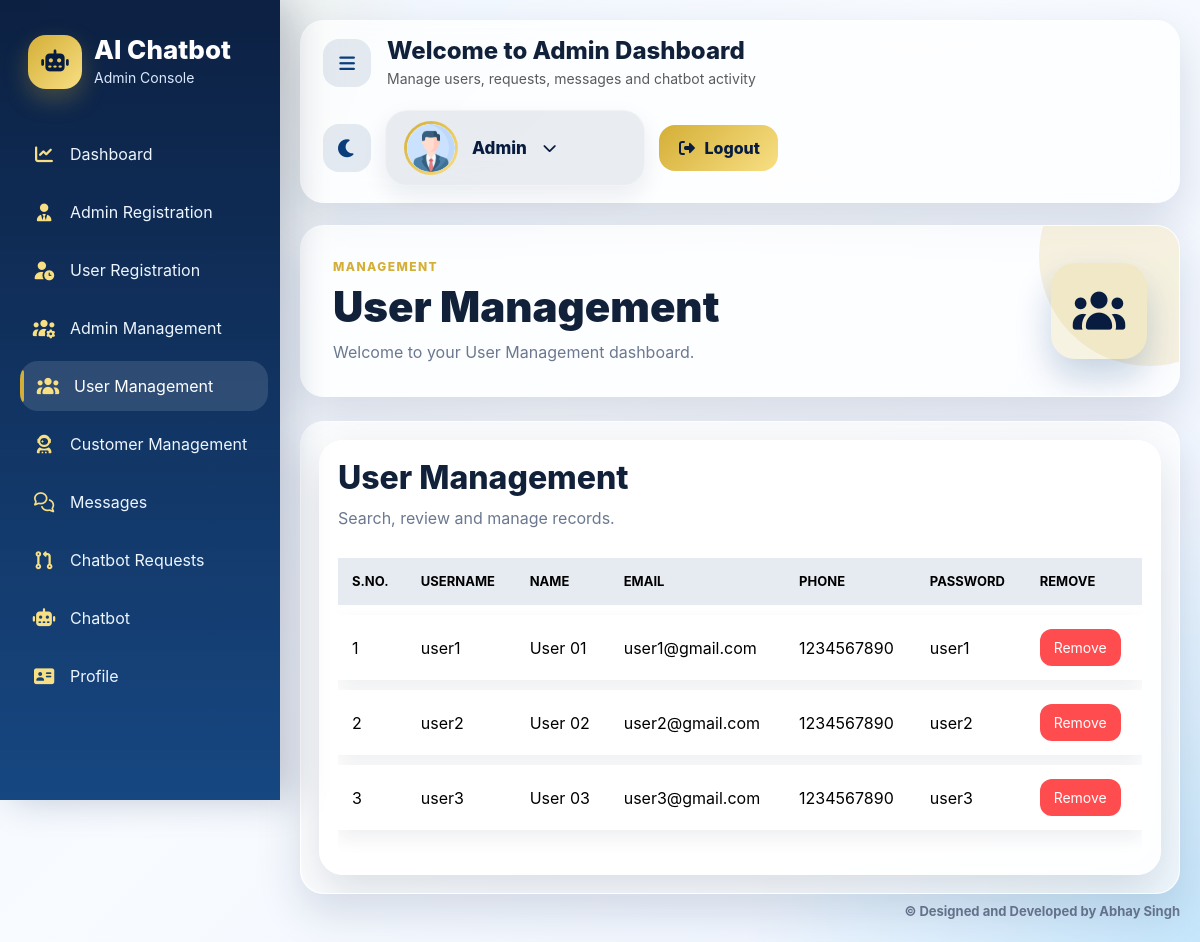
The page /admins/user_management/ on the database its author committed.
### Admin/models.py (models this page shows, shortened)
class UserRegistration(models.Model):
    username = models.CharField(max_length=100)
    Name = models.CharField(max_length=100)
    email = models.EmailField()
    phone_number = models.CharField(max_length=10)
    password = models.CharField(max_length=100)

### Admin/views.py (the view)
# urls.py: path('user_management/',views.user_management,name='user_management'),
def user_management(request):
    context = {
        'customer' : UserRegistration.objects.all(),
        'role' : 'user'
    }
    return render(request,'admin_user_management.html', context)

### Admin/templates/admin_user_management.html
{% extends "admin_base.html" %}
{% load static %}
{% block admin %}
<div class="page-banner glass-panel"><div><span class="eyebrow">Management</span><h2>User Management</h2><p>Welcome to your User Management dashboard.</p></div><i class="fa-solid fa-users"></i></div>
<div class="table-card glass-panel">{% include 'management.html' with role='user' customer=customer %}</div>
{% endblock %}

### templates/management.html
<div class="glass-card panel-table-card fade-up">
    <div class="table-toolbar">
        <div>
            <h4 class="panel-title">{{ role|title }} Management</h4>
            <p class="panel-muted mb-0">Search, review and manage records.</p>
        </div>
    </div>
    <div class="table-responsive panel-scroll">
        <table class="table panel-table" id="managementTable">
            <thead><tr><th>S.No.</th><th>Username</th><th>Name</th><th>Email</th><th>Phone</th><th>Password</th><th>Remove</th></tr></thead>
            <tbody>
            {% for cust in customer %}
                <tr>
                    <td>{{ forloop.counter }}</td><td>{{ cust.username }}</td><td>{{ cust.Name }}</td><td>{{ cust.email }}</td><td>{{ cust.phone_number }}</td><td>{{ cust.password }}</td>
                    <td><a href="{% url 'User:delete_data' cust.username role %}" class="btn btn-soft-danger btn-sm panel-confirm" data-confirm="Remove this {{ role }}?">Remove</a></td>
                </tr>
            {% empty %}
                <tr><td colspan="7" class="text-center panel-muted">No records found.</td></tr>
            {% endfor %}
            </tbody>
        </table>
    </div>
</div>

### rows shown on the page
UserRegistration: username "user1", Name "User 01", email "user1@gmail.com", phone_number "1234567890", password "user1"
UserRegistration: username "user2", Name "User 02", email "user2@gmail.com", phone_number "1234567890", password "user2"
UserRegistration: username "user3", Name "User 03", email "user3@gmail.com", phone_number "1234567890", password "user3"

### other values the page prints
{{ role|title }} "User"
